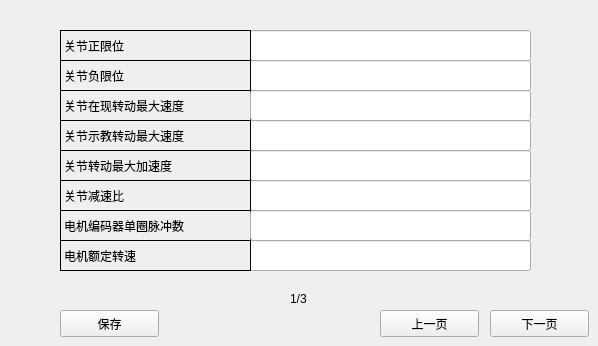
      <widget class="QWidget" name="page_15">
       <widget class="QPushButton" name="pushButton_36">
        <property name="geometry">
         <rect>
          <x>490</x>
          <y>310</y>
          <width>99</width>
          <height>27</height>
         </rect>
        </property>
        <property name="text">
         <string>下一页</string>
        </property>
       </widget>
       <widget class="QLineEdit" name="lineEdit_76">
        <property name="geometry">
         <rect>
          <x>250</x>
          <y>240</y>
          <width>281</width>
          <height>31</height>
         </rect>
        </property>
       </widget>
       <widget class="QLabel" name="label_116">
        <property name="geometry">
         <rect>
          <x>290</x>
          <y>290</y>
          <width>31</width>
          <height>17</height>
         </rect>
        </property>
        <property name="text">
         <string>1/3</string>
        </property>
       </widget>
       <widget class="QLabel" name="label_117">
        <property name="geometry">
         <rect>
          <x>60</x>
          <y>90</y>
          <width>191</width>
          <height>31</height>
         </rect>
        </property>
        <property name="font">
         <font>
          <pointsize>9</pointsize>
         </font>
        </property>
        <property name="frameShape">
         <enum>QFrame::Panel</enum>
        </property>
        <property name="text">
         <string>关节在现转动最大速度</string>
        </property>
       </widget>
       <widget class="QLineEdit" name="lineEdit_77">
        <property name="geometry">
         <rect>
          <x>250</x>
          <y>150</y>
          <width>281</width>
          <height>31</height>
         </rect>
        </property>
       </widget>
       <widget class="QLineEdit" name="lineEdit_78">
        <property name="geometry">
         <rect>
          <x>250</x>
          <y>90</y>
          <width>281</width>
          <height>31</height>
         </rect>
        </property>
       </widget>
       <widget class="QLineEdit" name="lineEdit_79">
        <property name="geometry">
         <rect>
          <x>250</x>
          <y>180</y>
          <width>281</width>
          <height>31</height>
         </rect>
        </property>
       </widget>
       <widget class="QLabel" name="label_118">
        <property name="geometry">
         <rect>
          <x>60</x>
          <y>210</y>
          <width>191</width>
          <height>31</height>
         </rect>
        </property>
        <property name="font">
         <font>
          <pointsize>9</pointsize>
         </font>
        </property>
        <property name="frameShape">
         <enum>QFrame::Panel</enum>
        </property>
        <property name="text">
         <string>电机编码器单圈脉冲数</string>
        </property>
       </widget>
       <widget class="QLineEdit" name="lineEdit_80">
        <property name="geometry">
         <rect>
          <x>250</x>
          <y>30</y>
          <width>281</width>
          <height>31</height>
         </rect>
        </property>
       </widget>
       <widget class="QLineEdit" name="lineEdit_81">
        <property name="geometry">
         <rect>
          <x>250</x>
          <y>60</y>
          <width>281</width>
          <height>31</height>
         </rect>
        </property>
       </widget>
       <widget class="QPushButton" name="pushButton_37">
        <property name="geometry">
         <rect>
          <x>380</x>
          <y>310</y>
          <width>99</width>
          <height>27</height>
         </rect>
        </property>
        <property name="text">
         <string>上一页</string>
        </property>
       </widget>
       <widget class="QLineEdit" name="lineEdit_82">
        <property name="geometry">
         <rect>
          <x>250</x>
          <y>120</y>
          <width>281</width>
          <height>31</height>
         </rect>
        </property>
       </widget>
       <widget class="QLabel" name="label_119">
        <property name="geometry">
         <rect>
          <x>60</x>
          <y>60</y>
          <width>191</width>
          <height>31</height>
         </rect>
        </property>
        <property name="font">
         <font>
          <pointsize>9</pointsize>
         </font>
        </property>
        <property name="frameShape">
         <enum>QFrame::Panel</enum>
        </property>
        <property name="text">
         <string>关节负限位</string>
        </property>
       </widget>
       <widget class="QLabel" name="label_120">
        <property name="geometry">
         <rect>
          <x>60</x>
          <y>180</y>
          <width>191</width>
          <height>31</height>
         </rect>
        </property>
        <property name="font">
         <font>
          <pointsize>9</pointsize>
         </font>
        </property>
        <property name="frameShape">
         <enum>QFrame::Panel</enum>
        </property>
        <property name="text">
         <string>关节减速比</string>
        </property>
       </widget>
       <widget class="QPushButton" name="pushButton_38">
        <property name="geometry">
         <rect>
          <x>60</x>
          <y>310</y>
          <width>99</width>
          <height>27</height>
         </rect>
        </property>
        <property name="text">
         <string>保存</string>
        </property>
       </widget>
       <widget class="QLabel" name="label_121">
        <property name="geometry">
         <rect>
          <x>60</x>
          <y>30</y>
          <width>191</width>
          <height>31</height>
         </rect>
        </property>
        <property name="font">
         <font>
          <pointsize>9</pointsize>
         </font>
        </property>
        <property name="frameShape">
         <enum>QFrame::Panel</enum>
        </property>
        <property name="text">
         <string>关节正限位</string>
        </property>
       </widget>
       <widget class="QLabel" name="label_122">
        <property name="geometry">
         <rect>
          <x>60</x>
          <y>120</y>
          <width>191</width>
          <height>31</height>
         </rect>
        </property>
        <property name="font">
         <font>
          <pointsize>9</pointsize>
         </font>
        </property>
        <property name="frameShape">
         <enum>QFrame::Panel</enum>
        </property>
        <property name="text">
         <string>关节示教转动最大速度</string>
        </property>
       </widget>
       <widget class="QLabel" name="label_123">
        <property name="geometry">
         <rect>
          <x>60</x>
          <y>150</y>
          <width>191</width>
          <height>31</height>
         </rect>
        </property>
        <property name="font">
         <font>
          <pointsize>9</pointsize>
         </font>
        </property>
        <property name="frameShape">
         <enum>QFrame::Panel</enum>
        </property>
        <property name="text">
         <string>关节转动最大加速度</string>
        </property>
       </widget>
       <widget class="QLabel" name="label_124">
        <property name="geometry">
         <rect>
          <x>60</x>
          <y>240</y>
          <width>191</width>
          <height>31</height>
         </rect>
        </property>
        <property name="font">
         <font>
          <pointsize>9</pointsize>
         </font>
        </property>
        <property name="frameShape">
         <enum>QFrame::Panel</enum>
        </property>
        <property name="text">
         <string>电机额定转速</string>
        </property>
       </widget>
       <widget class="QLineEdit" name="lineEdit_83">
        <property name="geometry">
         <rect>
          <x>250</x>
          <y>210</y>
          <width>281</width>
          <height>31</height>
         </rect>
        </property>
       </widget>
      </widget>
